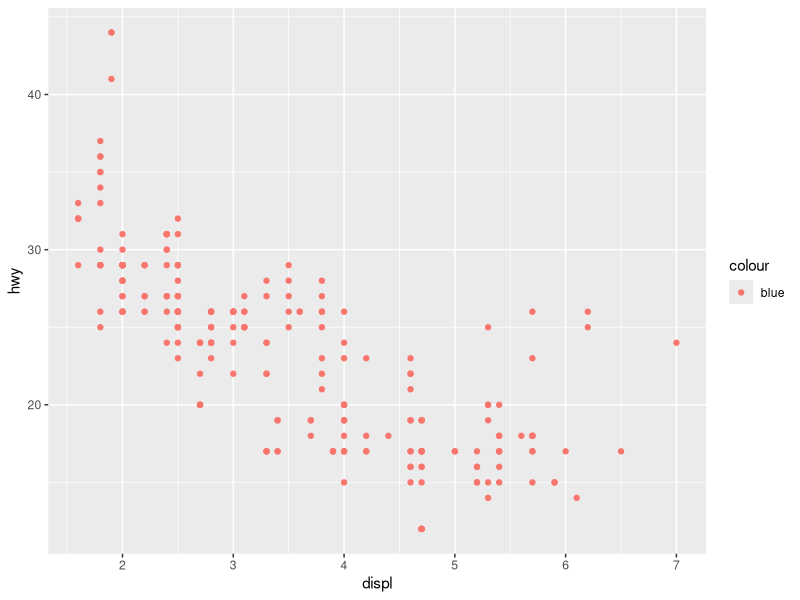
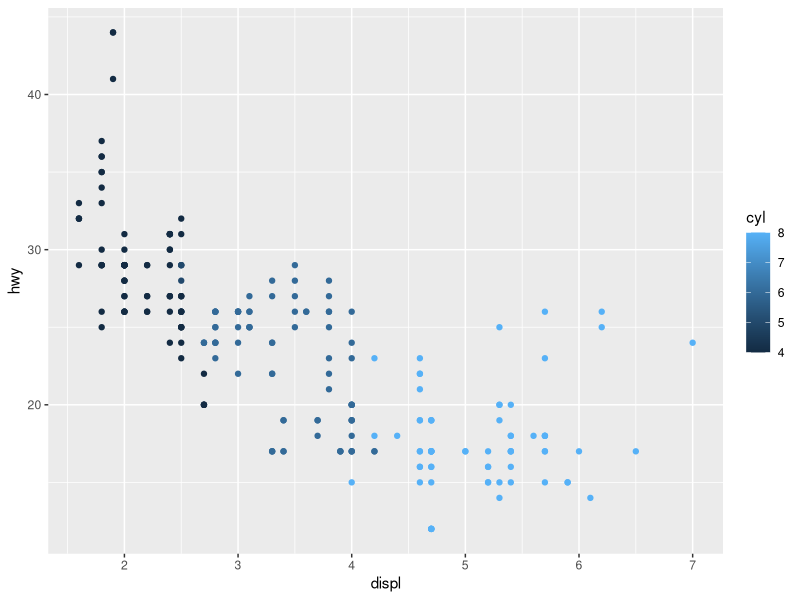
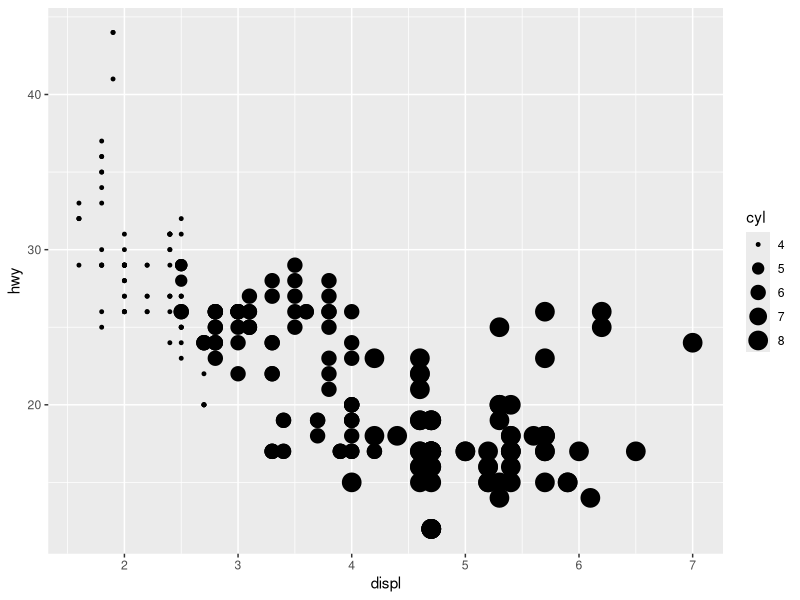

Generate these figures, in order, with R: (Note: this script raises an error after producing the figures.)
library(tidyverse)
library(ggplot2)
#Exercise 3.3.1

#3.3.1.1 
ggplot(data = mpg) + 
  geom_point(mapping = aes(x = displ, y = hwy, color = "blue"))
# it is not blue because the color aesthetic param is declared within the mapping variable

#3.3.1.2
#categorical variables- take finite set of values: manufacturemodel, year, trans, drv, fl, class
#continuous variable - take range of values: displ, cyl, cty, hwy

#3.3.1.3
# the color aesthetic varies by color shade
ggplot(data = mpg) + 
  geom_point(mapping = aes(x = displ, y = hwy,color = cyl ))

# the size cyl aesthetic varies by intensity
ggplot(data = mpg) + 
  geom_point(mapping = aes(x = displ, y = hwy, size = cyl ))

# the shape aesthetic throws an Error: A continuous variable can not be mapped to shape
ggplot(data = mpg) + 
  geom_point(mapping = aes(x = displ, y = hwy, shape = cty ))

#3.3.1.3 
#same variable to multiple aesthetics, Creates 2 legends for continuous variable
ggplot(data = mpg) + 
  geom_point(mapping = aes(x = displ, y = hwy, size = cyl, color = cyl ))

#3.3.1.4
#stroke modifies the width of the object
ggplot(data = mpg) + 
  geom_point(mapping = aes(x = displ, y = hwy, size = cyl,  stroke = cyl ) )


#3.3.1.5
# colour = displ < 5 give plots with 2 different  colours to true or false
ggplot(data = mpg) + 
  geom_point(mapping = aes(x = displ, y = hwy, colour = displ < 5))




             